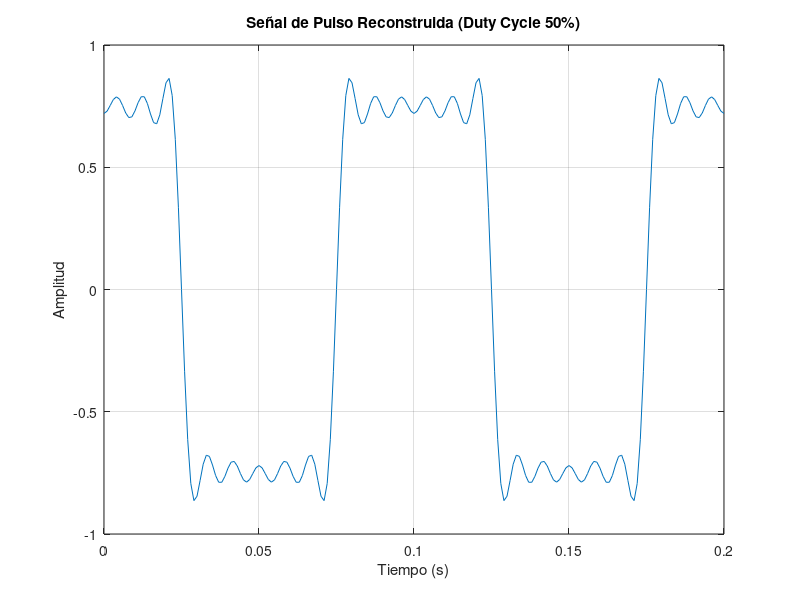

Write the MATLAB code that produced this figure.
% Definir parámetros de la señal
T = 0.1;  % Periodo de la señal (en segundos)
f = 1/T;  % Frecuencia fundamental (en Hz)

% Amplitudes de los armónicos proporcionadas
A1 = 0.95;   % Armónico 1
A3 = -0.31;  % Armónico 3
A5 = 0.19;   % Armónico 5
A7 = -0.13;  % Armónico 7
A9 = 0.10;   % Armónico 9
A11 = -0.08; % Armónico 11

% Definir el tiempo
t = 0:T/100:2*T;  % 2 períodos de la señal con 100 muestras por período

% Reconstrucción de la señal de pulso con los armónicos impares y usando coseno
V1 = A1 * cos(2 * pi * f * t);           % Armónico 1
V3 = A3 * cos(2 * pi * 3 * f * t);       % Armónico 3
V5 = A5 * cos(2 * pi * 5 * f * t);       % Armónico 5
V7 = A7 * cos(2 * pi * 7 * f * t);       % Armónico 7
V9 = A9 * cos(2 * pi * 9 * f * t);       % Armónico 9
V11 = A11 * cos(2 * pi * 11 * f * t);    % Armónico 11

% Señal reconstruida sumando todos los armónicos
V_pulse = V1 + V3 + V5 + V7 + V9 + V11;

% Graficar la señal de pulso reconstruida
figure;
plot(t, V_pulse);
title('Señal de Pulso Reconstruida (Duty Cycle 50%)');
xlabel('Tiempo (s)');
ylabel('Amplitud');
grid on;
